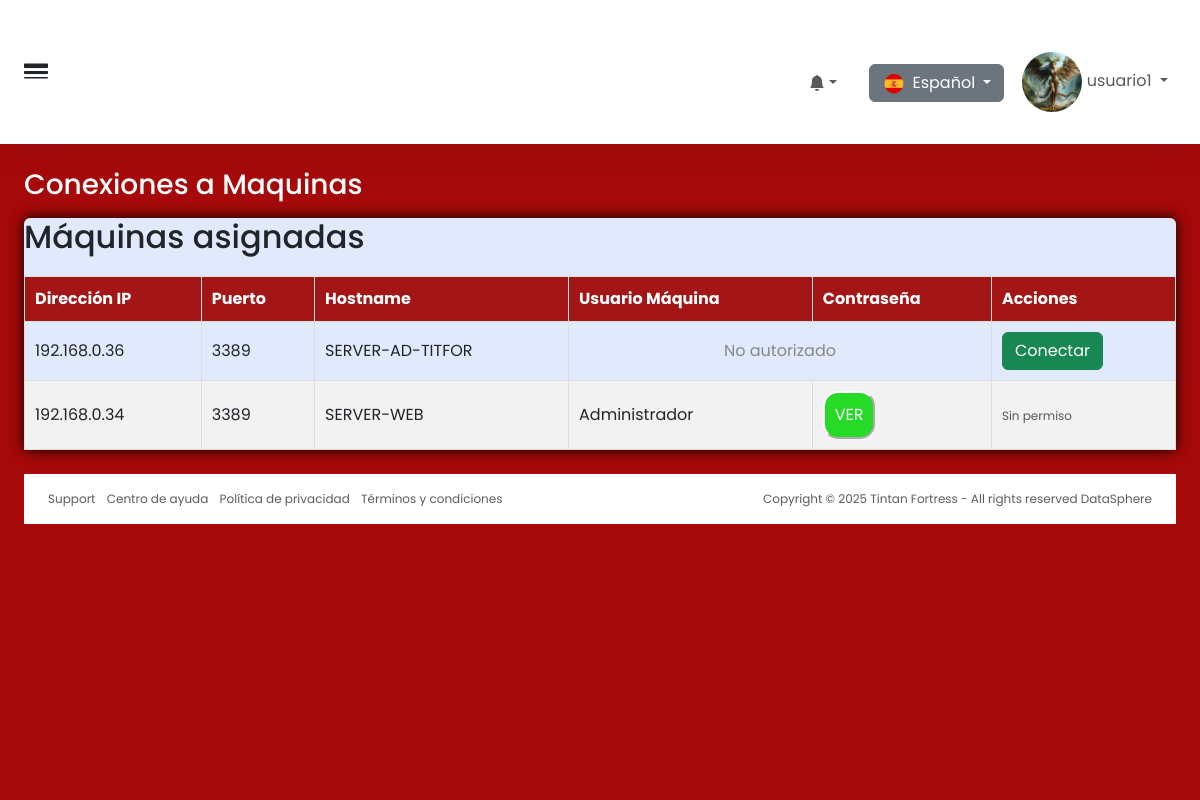
The app's page /conexionesMaquina.php (signed in) with its own data.
### tables this page shows
CREATE TABLE `usuarios` (
  `id` int(11) NOT NULL,
  `nombre_usuario` varchar(100) NOT NULL,
  `contraseña` text NOT NULL,
  `correo_electronico` varchar(255) DEFAULT NULL,
  `id_rol` int(11) NOT NULL,
  `creado_en` timestamp NOT NULL DEFAULT current_timestamp(),
  `imagen` varchar(255) DEFAULT NULL
);

CREATE TABLE `permisos_usuarios_maquinas` (
  `id_usuario` int(11) NOT NULL,
  `id_maquina` int(11) NOT NULL,
  `nivel_permiso` varchar(50) NOT NULL
);

CREATE TABLE `maquinas` (
  `id` int(11) NOT NULL,
  `nombre` varchar(100) NOT NULL,
  `direccion_ip` varchar(45) NOT NULL,
  `puerto` int(11) NOT NULL DEFAULT 22,
  `descripcion` text DEFAULT NULL,
  `creada_en` timestamp NOT NULL DEFAULT current_timestamp()
);

CREATE TABLE `credenciales` (
  `id` int(11) NOT NULL,
  `id_maquina` int(11) NOT NULL,
  `usuario_maquina` varchar(100) NOT NULL,
  `contraseña` text NOT NULL,
  `creada_en` timestamp NOT NULL DEFAULT current_timestamp()
);

### conexionesMaquina.php (the view, shortened to what this page needs)
<?php
include 'conexion.php';
$nombreUsuario = $_SESSION['nombre'] ?? null;
$usuario_id = $_SESSION['usuario_id'];
$rol = $_SESSION['rol_usuario'] ?? 'usuario';
$isAdmin = ($rol === 'administrador');
if ($isAdmin) {
    $sql = "SELECT m.id AS id_maquina, m.nombre AS maquina, m.direccion_ip, m.puerto,
                   c.usuario_maquina, c.contraseña
            FROM maquinas m
            LEFT JOIN credenciales c ON c.id_maquina = m.id";
    $stmt = $conn->prepare($sql);
    $stmt->execute();
} else {
    $sql = "SELECT m.id AS id_maquina, m.nombre AS maquina, m.direccion_ip, m.puerto, m.descripcion,
                   pum.nivel_permiso, c.usuario_maquina, c.contraseña
            FROM permisos_usuarios_maquinas pum
            JOIN maquinas m ON m.id = pum.id_maquina
            LEFT JOIN credenciales c ON c.id_maquina = m.id
            WHERE pum.id_usuario = :id_usuario";
    $stmt = $conn->prepare($sql);
    $stmt->execute([':id_usuario' => $usuario_id]);
}
$resultados = $stmt->fetchAll(PDO::FETCH_ASSOC);
$usuario_id = $_SESSION['usuario_id'];
$sqlImagen = "SELECT imagen FROM usuarios WHERE id = :id";
$stmtImagen = $conn->prepare($sqlImagen);
$stmtImagen->execute([':id' => $usuario_id]);
$imagenUsuario = $stmtImagen->fetchColumn();
?>
<!DOCTYPE html>
<html lang="es">
<head>
    <link rel="stylesheet" href="css/index.css">
    <link href="https://cdn.jsdelivr.net/npm/bootstrap@5.3.6/dist/css/bootstrap.min.css" rel="stylesheet"
>
    <link rel="stylesheet" href="https://cdn.jsdelivr.net/npm/bootstrap-icons@1.13.1/font/bootstrap-icons.min.css">
    <link rel="stylesheet" href="css/usuarios.css">
</head>
<body>
    <div class="wrapper w-100 d-flex align-items-start justify-content-between bg-black">
        <div class="main">
            <nav
                class="navbar-main d-flex justify-content-between align-items-center p-4 navbar navbar-expand navbar-light">
                <span class="sidebar-toggle d-flex align-items-center fs-4">
                    <i class="bi bi-border-width" id=toggle></i>
                </span>
                <div class="navbar-collapse collapse">
                    <div class="navbar-align navbar-nav ms-auto">
                        <div class="me-2 nav-item dropdown d-flex position-relative">
                            <a id="element" class="d-flex align-items-center nav-link nav-icon dropdown-toggle"
                                aria-expanded="true">
                                <div class="position-relative">
                                    <svg xmlns="http://www.w3.org/2000/svg" width="16" height="16" fill="currentColor"
                                        class="bi bi-bell-fill" viewBox="0 0 16 16">
                                        <path
                                            d="M8 16a2 2 0 0 0 2-2H6a2 2 0 0 0 2 2m.995-14.901a1 1 0 1 0-1.99 0A5 5 0 0 0 3 6c0 1.098-.5 6-2 7h14c-1.5-1-2-5.902-2-7 0-2.42-1.72-4.44-4.005-4.901" />
                                    </svg>
                                </div>
                            </a>
                        </div>
                        <a href="#" type="button" class="nav-icon modes nav-link d-flex align-items-center"></a>
                        <div class="me-2 nav-item dropdown d-flex position-relative">
                            <div class="dropdown">
                                <button class="btn btn-secondary dropdown-toggle" type="button" id="languageDropdown"
                                    data-bs-toggle="dropdown" aria-expanded="false">
                                    <img src="img/españa.webp" alt="España" width="20" class="me-1"> Español
                                </button>
                            </div>
                        </div>
                        <div class="nav-item dropdown nav-item-user">
                            <span class="d-none d-sm-inline-block nav-icon" aria-expanded="true">
                                <a href="#" class="nav-link dropdown-toggle" aria-expanded="false">
                                    <img src="img/usuarios/<?= $imagenUsuario ?>" class="imgUSU">
                                    <span><?= htmlspecialchars($nombreUsuario) ?></span>
                                </a>
                            </span>
                        </div>
                    </div>
                </div>
            </nav>
            <div class="content">
                <div class="p-0 container-fluid">
                    <div class="mb-2 mb-xl-2 row">
                        <div class="d-none d-sm-block col-auto">
                            <h3>Conexiones a Maquinas</h3>
                        </div>
                    </div>
                    <div class="row">
                        <div class="d-flex w-100">
                            <div class="illustration flex-fill card border-0" style="background-color: #e0eafc;">
                                <div class="p-0 d-flex flex-fill card-body">
                                    <div class="contenido">
                                        <h2>Máquinas asignadas</h2>
                                        <?php if ($resultados): ?>
                                            <table class="tabla_resultados">
                                                <thead>
                                                    <tr>
                                                        <th>Dirección IP</th>
                                                        <th>Puerto</th>
                                                        <th>Hostname</th>
                                                        <th>Usuario Máquina</th>
                                                        <th>Contraseña</th>
                                                        <th>Acciones</th>
                                                    </tr>
                                                </thead>
                                                <tbody>
                                                    <?php foreach ($resultados as $i => $m): ?>
                                                        <tr>
                                                            <td><?= htmlspecialchars($m['direccion_ip'] ?? '-') ?></td>
                                                            <td><?= htmlspecialchars($m['puerto'] ?? '-') ?></td>
                                                            <td><?= htmlspecialchars($m['maquina'] ?? '-') ?></td>
                                                            <?php if ($rol === 'administrador' || (isset($m['nivel_permiso']) && ($m['nivel_permiso'] === 'ver_credenciales' || $m['nivel_permiso'] === 'administrar'))): ?>
                                                                <td><?= htmlspecialchars($m['usuario_maquina'] ?? '-') ?></td>
                                                                <td>
                                                                    <button id="btn<?= $i ?>" onclick="verPassword(<?= $i ?>)"
                                                                        class="boton_ver">VER</button>
                                                                </td>
                                                            <?php else: ?>
                                                                <td colspan="2" style="text-align:center; color: #888;">No
                                                                    autorizado</td>
                                                            <?php endif; ?>
                                                            <td>
                                                                <?php if (
                                                                    $rol === 'administrador' ||
                                                                    (isset($m['nivel_permiso']) &&
                                                                        ($m['nivel_permiso'] === 'conectar' || $m['nivel_permiso'] === 'administrar')
                                                                    )
                                                                ): ?>
                                                                    <a href="descargar_rdp.php?id=<?= htmlspecialchars($m['id_maquina']) ?>"
                                                                        class="btn btn-success">Conectar</a>
                                                                <?php else: ?>
                                                                    <span class="text-muted">Sin permiso</span>
                                                                <?php endif; ?>
                                                            </td>
                                                        </tr>
                                                    <?php endforeach; ?>
                                                </tbody>
                                            </table>
                                        <?php else: ?>
                                            <p>No hay máquinas asignadas.</p>
                                        <?php endif; ?>
                                    </div>
                                </div>
                            </div>
                        </div>
                    </div>
                </div>
                <footer class="footer bg-white py-3">
                    <div class="container-fluid">
                        <div class="text-muted row">
                            <div class="text-start d-flex col-6">
                                <ul class="list-inline mb-0">
                                    <li class="list-inline-item"><a href="#" class="text-muted">Support</a></li>
                                    <li class="list-inline-item"><a href="#" class="text-muted">Centro de ayuda</a></li>
                                    <li class="list-inline-item"><a href="#" class="text-muted">Política de
                                            privacidad</a>
                                    </li>
                                    <li class="list-inline-item"><a href="#" class="text-muted">Términos y
                                            condiciones</a>
                                    </li>
                                </ul>
                            </div>
                            <div class="text-end col-6">
                                <p class="mb-0">Copyright © 2025 Tintan Fortress - All rights reserved <a href="#"
                                        class="text-muted">DataSphere</a></p>
                            </div>
                        </div>
                    </div>
                </footer>
            </div>
        </div>
</body>
</html>

### css/index.css (style rules this page uses)
* { margin: 0; padding: 0; box-sizing: border-box; list-style: none; text-decoration: none; font-family: "Poppins", serif; }
.dropdown { margin-top: 20px; }
.imgUSU { width: 60px; height: 60px; border-radius: 40px; }
:root { --color-primary: #202434; --color-primary-light: #293042; --color-accent-blue: #3f80ea; --color-white: white; --color-black: black; --color-gray-light: #ced4da; --color-gray-blue-trasnparent: #e2e8ee80 --transition-speed-fast: .4s ease-in-out; --transition-speed-slow: .6s ease-in-out; }
a { text-decoration: none !important; }
ul { padding-left: 0 !important; }
li { list-style: none !important; }
img { height: 20px; margin-left: 2px; }
h3 { color: white !important; }
.wrapper { width: 100%; align-items: stretch; display: flex; }
.main { display: flex; width: 100%; height: 100vh; overflow-y: scroll; min-width: 0; transition: margin-left .35s ease-in-out, left .35s ease-in-out, margin-right .35s ease-in-out, right .35s ease-in-out; flex-direction: column; }
.navbar-main { border-bottom: 0 !important; box-shadow: 0 0 2rem #2930421a !important; background-color: var(--color-white) !important; }
#toggle { cursor: pointer !important; }
.nav-item-user { cursor: pointer !important; }
.text-muted { color: rgba(108, 117, 125, .75); font-size: 12px; margin-bottom: 0; }
#element { cursor: pointer; }
.content { padding: 2.5rem 2.5rem 1.5rem; flex: 1; direction: 1fr; background-color: rgb(165, 9, 9); }
.illustration { color: var(--color-accent-blue); }
.card { margin-bottom: 24px; box-shadow: 0 0 .875rem black; }
footer { padding: 1rem 0.75rem; background-color: var(--color-white); direction: ltr; }
@media (min-width: 1px) and (max-width:2570px) { .content { padding: 1.5rem !important; } }

### css/usuarios.css (style rules this page uses)
.tabla_resultados { width: 100%; border-collapse: collapse; margin-top: 20px; }
.tabla_resultados th, .tabla_resultados td { padding: 10px; border: 1px solid #ddd; text-align: left; }
.tabla_resultados th { background-color: #a41515; color: white; }
.tabla_resultados tr:nth-child(even) { background-color: #f2f2f2; }
.contenido { width: 100%; }
.boton_ver { background-color: rgb(39, 218, 39); color: white; padding: 10px; border-radius: 15px; border-color: white; }

### records on screen
usuarios: imagen (picture)
permisos_usuarios_maquinas: id_maquina.direccion_ip "192.168.0.36", id_maquina.puerto "3389", id_maquina.nombre "SERVER-AD-TITFOR", nivel_permiso "No autorizado"
permisos_usuarios_maquinas: id_maquina.direccion_ip "192.168.0.34", id_maquina.puerto "3389", id_maquina.nombre "SERVER-WEB", credenciales.usuario_maquina "Administrador", nivel_permiso "Sin permiso"

### other values on screen
$nombreUsuario "usuario1"
